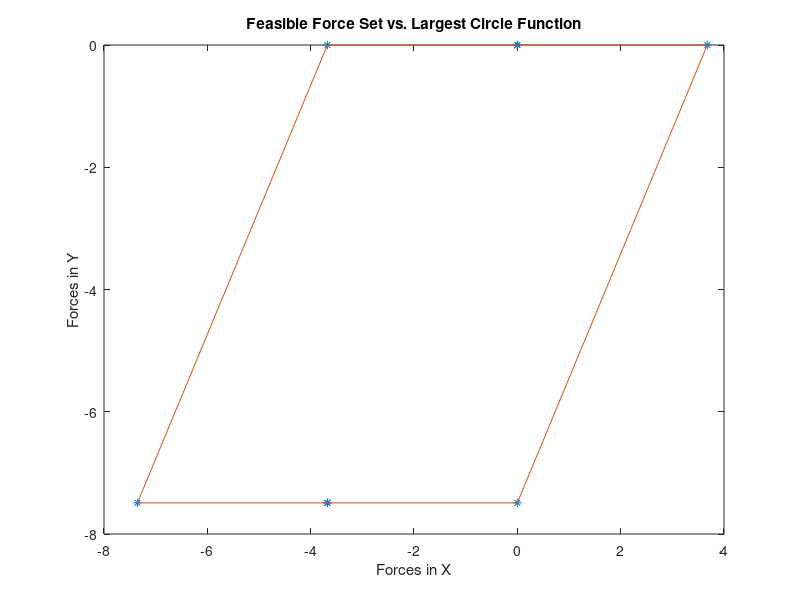

This figure's MATLAB source: (Note: this script raises an error after producing the figure.)
% Jan Lao
% May 2021
% ValeroArm - BBDL
% Koby Python script reworked (fast_ffs.py)
% 2 Joint, 2 link planar system
% Limb Mechanics: Calc and graph feasible force set on endpoint
 
clc; clear all; close all;
tic

%% Initialize your link parameters
q1 = 0.0;
q2 = 1.5708;
l1 = 0.267;
l2 = 0.272;
maxmotorforce = 1;
Rq = [-1,-1,1; -1,1,1]; % Optimal Moment arm matrix set
 
%% Limb Kinematics
% for planar limbs, we can remove alpha and define forward kinematic model
% to only consider displacements
Gq = [l1*cos(q1)+l2*cos(q1+q2); l1*sin(q1)+l2*sin(q1+q2)]; %endpoints
 
% All permutations of Jacobian
J = [-l2*sin(q1+q2)-l1*sin(q1), -l2*sin(q1+q2); l2*cos(q1+q2)+l1*cos(q1), l2*cos(q1+q2)];
J_inv = inv(J);
J_invT = transpose(J_inv);
 
%% Limb Mechanics
% f0(q,qdot)
f0diag = [maxmotorforce, maxmotorforce, maxmotorforce];
f0 = diag(f0diag);
 
% H Matrix
H = J_invT*Rq*f0;
 
% A possibilities of muscle activation - neural activation
a_poss = [1,1,1; 1,0,0; 1,0,1; 1,1,0; 0,1,1; 0,1,0; 0,0,1; 0,0,0];
a_T = transpose(a_poss);
 
% Wrench - Minkowski Sum
W = zeros(size(H,1),size(a_T,2)); % Initialize matrix dimensions
for i = 1:size(W,2) % Getting range of i from 1 to number of columns in W
   W(:,i)  = H*a_T(:,i);
   % update with H dotted with a-transpose at every i-th column of W 
end
W_T = transpose(W);
 
%% Convex Hull in FFS Space
 
% Creating convexhull of in field of W_T's data points
hull = convhull(W_T);

% Plot points of W
plot(W_T(:,1),W_T(:,2),'*')
title('Feasible Force Set vs. Largest Circle Function')
xlabel('Forces in X')
ylabel('Forces in Y')
hold on

% Plot Minkowski Sum
plot(W_T(hull,1),W_T(hull,2))
hold on
 
%% Circle within the polytope

% Circle Init
space = linspace(0,2*pi); % Creating evenly spaced points(100; Python = 50)
circ = [cos(space); sin(space)];
radiusbounds = [0.0, 5.0]; % Set: Initializing bound radius
inHull = 1;
tolerance = 0.000001;
num_iterations = 0;
hul = W_T;
x_center = Gq(1); % Endpoints of limb = x and y center
y_center = Gq(2);
 
% Manipulating the circle in the polygon to gain set of optimized solution
while inHull == 1;
    if radiusbounds(2) - radiusbounds(1) < tolerance
        % End the loop and
        % "Return" biggest radiusbound and the points in the circle
        inHull = 0;
    else
        % Radiusbounds to be updated after every iteration
        r = (radiusbounds(2) - radiusbounds(1))/2;
        % Updating points based on new radius
        points_t = r*circ + [x_center; y_center];
        points = transpose(points_t);
        
        % Create Delaunay triangulation function:
        DT = delaunayTriangulation(W_T(hull,1),W_T(hull,2));
        % DT.Points = vertices
        % DT.ConnectivityList = points of triangle
        % DT.Constraints = constraint list
        
        t_or_f = isa(hul,'triangulation');
        if t_or_f == 0 % If hul is not a triangulation
            DT = delaunayTriangulation(hul(hull,1),hul(hull,2));
            % Then just set it
        end
        
        % Examining all the vertices of DT(W_T) if they are nonzero(1=true)
        was_too_small = all(DT.Points);
        
        if was_too_small >= 0 %if any/all vertice is nonnegative
            radiusbounds = [r,radiusbounds(2)];
            % Move circle to the right
        else
            radiusbounds = [radiusbounds(1),r];
            % Move circle to the left
        end
        num_iterations = num_iterations+1;
    end
end

%triplot(DT,W_T(hull,1),W_T(hull,2))
hold on
plot(points(:,1),points(:,2))
hold off
radiusbounds(2)
toc